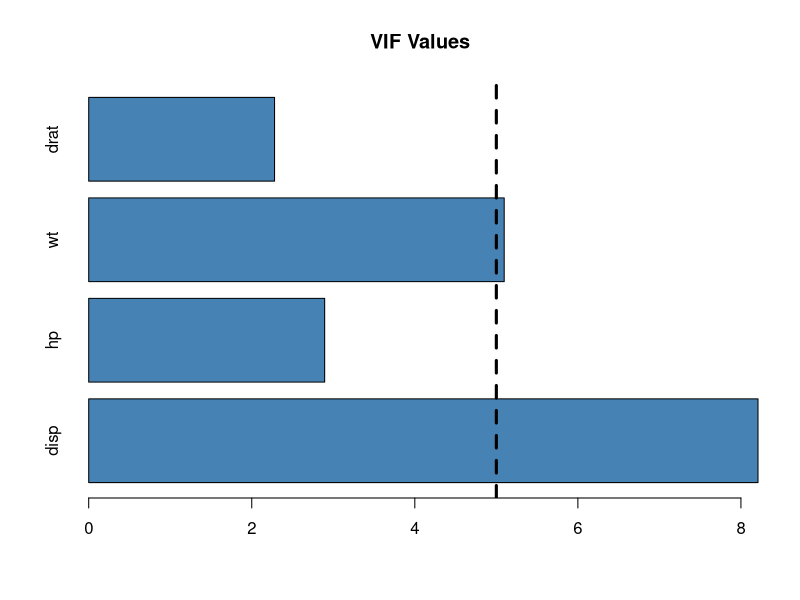

Reproduce this figure in R.
# VIF in r

#view first six lines of mtcars
head(mtcars)

#fit the regression model
model <- lm(mpg ~ disp + hp + wt + drat, data = mtcars)

#view the output of the regression model
summary(model)

print("Result indicates that the overall regression model is significant")

#load the car library
library(car)

#calculate the VIF for each predictor variable in the model
vif(model)
print("We can see that the VIF for both disp and wt are greater than 5, which is potentially concerning.")

#create vector of VIF values
vif_values <- vif(model)

#create horizontal bar chart to display each VIF value
barplot(vif_values, main = "VIF Values", horiz = TRUE, col = "steelblue")

#add vertical line at 5
abline(v = 5, lwd = 3, lty = 2)
